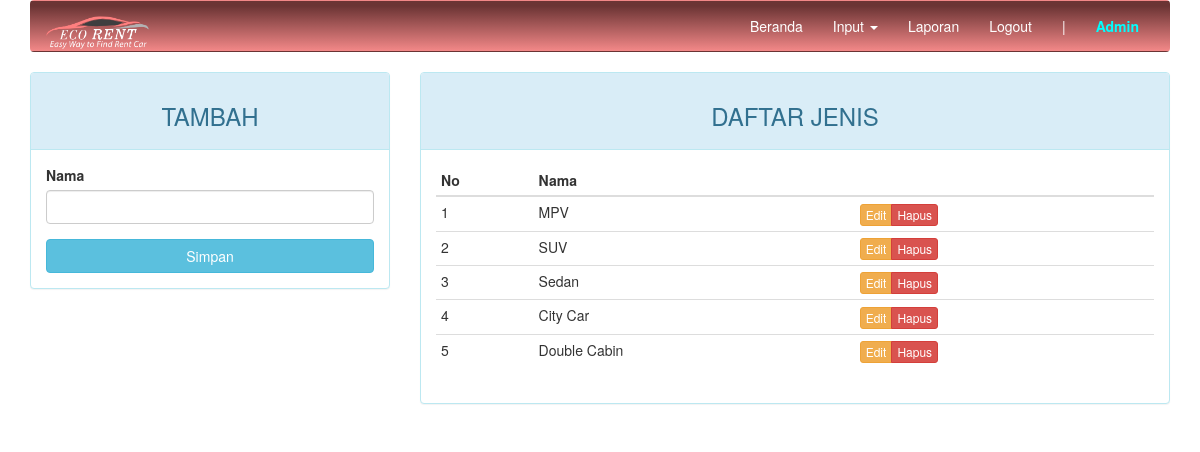
Screenshot of /admin/index.php?page=jenis (signed in) with the database file from the repository.
### tables this page shows
CREATE TABLE `jenis` (
  `id_jenis` int(4) NOT NULL,
  `nama` varchar(30) NOT NULL,
  `isActive` int(1) NOT NULL
);

### admin/page/jenis.php (the view, shortened to what this page needs)
<?php
$update = (isset($_GET['action']) AND $_GET['action'] == 'update') ? true : false;
?>
<div class="row">
	<div class="col-md-4 hidden-print">
		<div class="panel panel-<?= ($update) ? "warning" : "info" ?>">
			<div class="panel-heading"><h3 class="text-center"><?= ($update) ? "EDIT" : "TAMBAH" ?></h3></div>
			<div class="panel-body">
				<form action="<?=$_SERVER['REQUEST_URI']?>" method="POST">
					<div class="form-group">
						<label for="nama">Nama</label>
						<input type="text" name="nama" class="form-control" <?= (!$update) ?: 'value="'.$row["nama"].'"' ?>>
					</div>
					<button type="submit" class="btn btn-<?= ($update) ? "warning" : "info" ?> btn-block">Simpan</button>
				</form>
			</div>
		</div>
	</div>
	<div class="col-md-8">
		<div class="panel panel-info">
			<div class="panel-heading"><h3 class="text-center">DAFTAR JENIS</h3></div>
			<div class="panel-body">
				<table class="table table-condensed">
					<thead>
						<tr>
							<th>No</th>
							<th>Nama</th>
							<th class="hidden-print"></th>
						</tr>
					</thead>
					<tbody>
						<?php $no = 1; ?>
						<?php if ($query = $connection->query("SELECT * FROM jenis  WHERE isActive=1")): ?>
							<?php while($row = $query->fetch_assoc()): ?>
								<tr>
									<td><?=$no++?></td>
									<td><?=$row['nama']?></td>
									<td class="hidden-print">
										<div class="btn-group">
											<a href="?page=jenis&action=update&key=<?=$row['id_jenis']?>" class="btn btn-warning btn-xs">Edit</a>
											<a href="?page=jenis&action=delete&key=<?=$row['id_jenis']?>" class="btn btn-danger btn-xs">Hapus</a>
										</div>
									</td>
								</tr>
							<?php endwhile ?>
						<?php endif ?>
					</tbody>
				</table>
			</div>
		</div>
	</div>
</div>

### admin/index.php (style rules this page uses)
a { color: white; }

### rows the page displays
jenis: nama "MPV"
jenis: nama "SUV"
jenis: nama "Sedan"
jenis: nama "City Car"
jenis: nama "Double Cabin"

### other values shown
$_SESSION["admin"]["nama"] "Admin"
